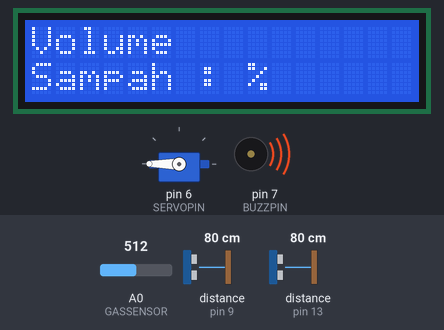
The sketch below on a simulated Arduino Uno, built with avr-gcc and run on an emulated ATmega328P. On the bench: servo, 16×2 character LCD, buzzer (waves = sounding). Wiring (inferred from the names in the program): 2 × ultrasonic range finder: trigger pin 8, echo pin 9 / trigger pin 12, echo pin 13. Inputs (shaded band) come from the test bench; at power-on: A0 (GASSENSOR) = 512, distance to the obstacle (sensors on pin 9, pin 13) 80 cm. The echo pulse lasts 58.3 µs per cm; what the sketch prints to the serial monitor is not drawn.

Above: at 1.7 s.
1.8 s: A0 (GASSENSOR) set to 503
At 2.5 s:
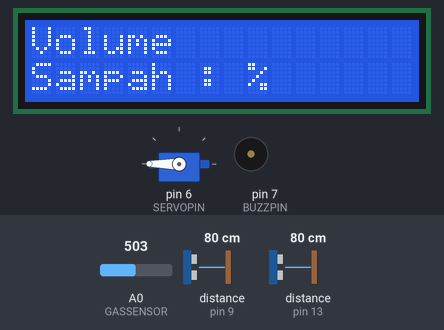
4.9 s: distance to the obstacle (sensor on pin 9) set to 11 cm
6.4 s: distance to the obstacle (sensor on pin 9) set to 8 cm
At 7.8 s:
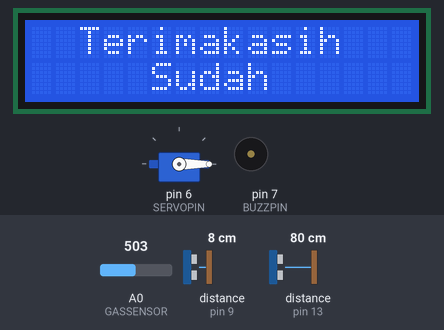
9.5 s: distance to the obstacle (sensor on pin 9) set to 18 cm
At 12.0 s:
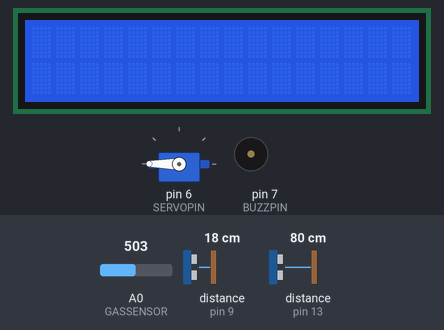
12.6 s: distance to the obstacle (sensor on pin 13) set to 2 cm
At 13.1 s:
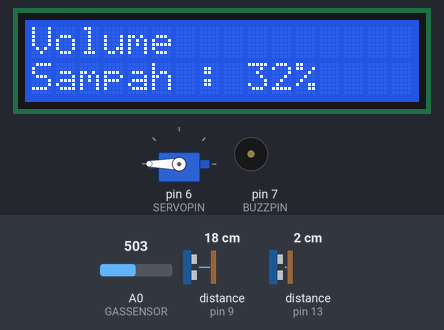
14.2 s: distance to the obstacle (sensor on pin 13) set to 4 cm
At 14.7 s:
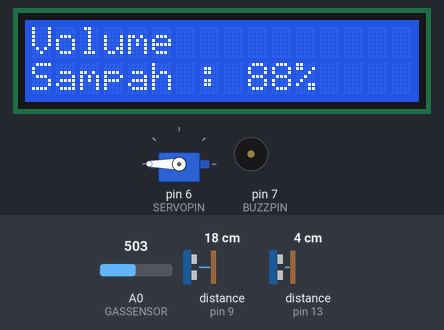
Timing chart, 0 to 16.8 s (numbered marks = the images above; inputs shaded):
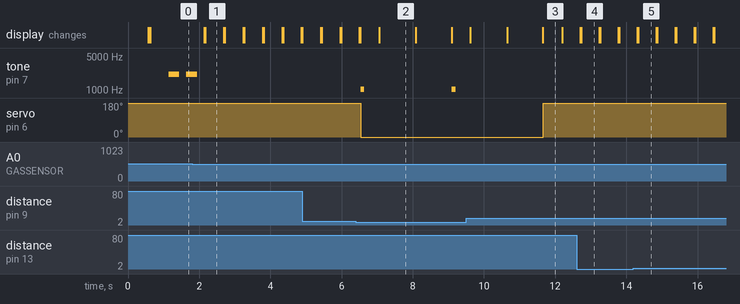

Measured:
- the behaviour switches between 512 and 511 on A0 (GASSENSOR) (found by bisection; images 0 and 1)
- the behaviour switches between 10 and 9 cm on distance to the obstacle (sensor on pin 9) (found by bisection; images 1 and 2)
- after the input at 1.8 s, tone on pin 7 (BUZZPIN): goes on until 1.9 s, then stays silent; the display: first changes after 0.34 s (image 1 shows a later state)
- after the input at 6.4 s, tone on pin 7 (BUZZPIN): alternates 1046 Hz for 0.10 s and silent for 2.5 s, starting after 0.14 s; servo on pin 6 (SERVOPIN): 180° → 0° after 0.14 s; the display: first differs from a run without the input after 0.66 s (image 2)
- after the input at 9.5 s, tone on pin 7 (BUZZPIN): stays silent (without the input it goes to 1046 Hz after 2.2 s); servo on pin 6 (SERVOPIN): 0° → 180° after 2.2 s
- after the input at 12.6 s, the display: first differs from a run without the input after 0.13 s (image 4)
- after the input at 14.2 s, the display: first differs from a run without the input after 0.13 s (image 5)

The sketch:

Arduino.ino
```cpp
#include <SoftwareSerial.h>
#include <LiquidCrystal_I2C.h>
#include <Servo.h>

// PIN Yang digunakan
const int SERVOPIN = 6;
const int TRIGPIN1 = 12;
const int ECHOPIN1 = 13;
const int TRIGPIN2 = 8;
const int ECHOPIN2 = 9;
const int BUZZPIN = 7;
const int GASSENSOR = A0;
const int RX_PIN = 3;
const int TX_PIN = 2;

// Jarak untuk membuka tempat sampah dalam cm
const int DISTANCE_TRIG = 8;

// Object initialization
SoftwareSerial ArduinoUno(RX_PIN, TX_PIN);
LiquidCrystal_I2C lcd(0x27, 16, 2);
Servo myServo;

// Var initialization
const int CLOSED_POS = 180;  // 180 derajat saat posisi tempat sampah tertutup
const int OPEN_POS = 0;      // 0 derajat saat posisi tempat sampah terbuka
float distance;              // Untuk menyimpan hasil jarak dari sensor ultrasonic (cm)
int gasValue;                // Untuk menyimpan pembacaan sensor mq-2
int binVolume;               // Untuk menyimpan volume sampah
String msg;                  // Menyimpan data yang dikirim ke NodeMCU
int distanceTmp = 0;         // Menyimpan data jarak sebelumnya
bool displayPause = false;

void setup() {
  // Pengaturan PIN, lcd, servo, dan serial com
  pinMode(TRIGPIN1, OUTPUT);
  pinMode(ECHOPIN1, INPUT);
  pinMode(TRIGPIN2, OUTPUT);
  pinMode(ECHOPIN2, INPUT);
  pinMode(BUZZPIN, OUTPUT);
  pinMode(GASSENSOR, INPUT);

  servoFunc(CLOSED_POS);

  Wire.setClock(10000);

  lcd.init();
  lcd.backlight();

  // Serial communication initialization
  Serial.begin(9600);
  ArduinoUno.begin(9600);

  displayBinVolume();
}

void loop() {
  displayBinVolume();
  distance = distanceUltrasonic(TRIGPIN2, ECHOPIN2);
  gasValue = analogRead(GASSENSOR);
  msg = String(gasValue) + "#" + String(binVolume);
  ArduinoUno.println(msg);  // Kirim Serial ke NodeMCU

  // Tempat sampah terbuka saat jarak terbaca kurang dari DISTANCE_TRIG
  if (distance != 0) {
    if (distance <= DISTANCE_TRIG) {
      tone(BUZZPIN, 1046, 100);
      servoFunc(OPEN_POS);
      displayThankYou();
      displayPause = true;
    } else {
      servoFunc(CLOSED_POS);
      displayPause = false;
    }
  }

  // Buzzer bunyi saat ppm bernilai lebih dari 5000
  while (gasValue >= 512) {  // ppm mq2 = ppm level/max ppm * max bit (10)
    tone(BUZZPIN, 2092, 300);
    delay(500);
    gasValue = analogRead(GASSENSOR);
  }
}

void servoFunc(int degree) {
  myServo.attach(SERVOPIN);
  myServo.write(degree);
  delay(500);
  myServo.detach();
}

int distanceUltrasonic(int trig, int echo) {
  digitalWrite(trig, LOW);
  delayMicroseconds(2);
  digitalWrite(trig, HIGH);
  delayMicroseconds(10);
  digitalWrite(trig, LOW);
  float travelTime = pulseIn(echo, HIGH);  // data waktu microseconds
  int result = 0.034 * travelTime / 2;     // 34cm/ms * travelTime / 2
  if (result >= 2) {
    distanceTmp = result;
    return result;
  } else {
    return distanceTmp;
  }
}

void displayMessage(const char *line1, const char *line2, int delayTime) {
  lcd.clear();

  // Kalkulasi agar text berada pada tengah layar
  int pos1 = (16 - strlen(line1)) / 2;
  int pos2 = (16 - strlen(line2)) / 2;

  lcd.setCursor(pos1, 0);
  lcd.print(line1);
  lcd.setCursor(pos2, 1);
  lcd.print(line2);
  delay(delayTime);
}

void displayThankYou() {
  displayMessage("Terimakasih", "Sudah", 1000);
  displayMessage("Buang Sampah", "Pada Tempatnya", 1000);
  lcd.clear();
}

void displayBinVolume() {
  if (displayPause) return;
  lcd.clear();
  binVolume = (25 - distanceUltrasonic(TRIGPIN1, ECHOPIN1)) * 100 / 25;
  Serial.println(distanceUltrasonic(TRIGPIN1, ECHOPIN1));
  lcd.setCursor(0, 0);
  lcd.print("Volume");
  lcd.setCursor(0, 1);
  lcd.print("Sampah : ");
  if (binVolume < 0) {
    lcd.print("");
  } else {
    lcd.print(binVolume);
  }
  lcd.print("%");
}
```
